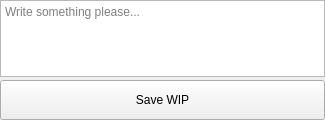
<?xml version="1.0" encoding="UTF-8"?>
<ui version="4.0">
 <class>Form</class>
 <widget class="QWidget" name="Form">
  <property name="geometry">
   <rect>
    <x>0</x>
    <y>0</y>
    <width>325</width>
    <height>120</height>
   </rect>
  </property>
  <property name="windowTitle">
   <string>Form</string>
  </property>
  <layout class="QVBoxLayout" name="verticalLayout_2">
   <property name="spacing">
    <number>3</number>
   </property>
   <property name="leftMargin">
    <number>0</number>
   </property>
   <property name="topMargin">
    <number>0</number>
   </property>
   <property name="rightMargin">
    <number>0</number>
   </property>
   <property name="bottomMargin">
    <number>0</number>
   </property>
   <item>
    <layout class="QVBoxLayout" name="verticalLayout">
     <item>
      <widget class="QPlainTextEdit" name="details_plain_text">
       <property name="placeholderText">
        <string>Write something please...</string>
       </property>
      </widget>
     </item>
    </layout>
   </item>
   <item>
    <widget class="QPushButton" name="save_wip">
     <property name="minimumSize">
      <size>
       <width>0</width>
       <height>40</height>
      </size>
     </property>
     <property name="text">
      <string>Save WIP</string>
     </property>
    </widget>
   </item>
  </layout>
 </widget>
 <resources/>
 <connections/>
</ui>
